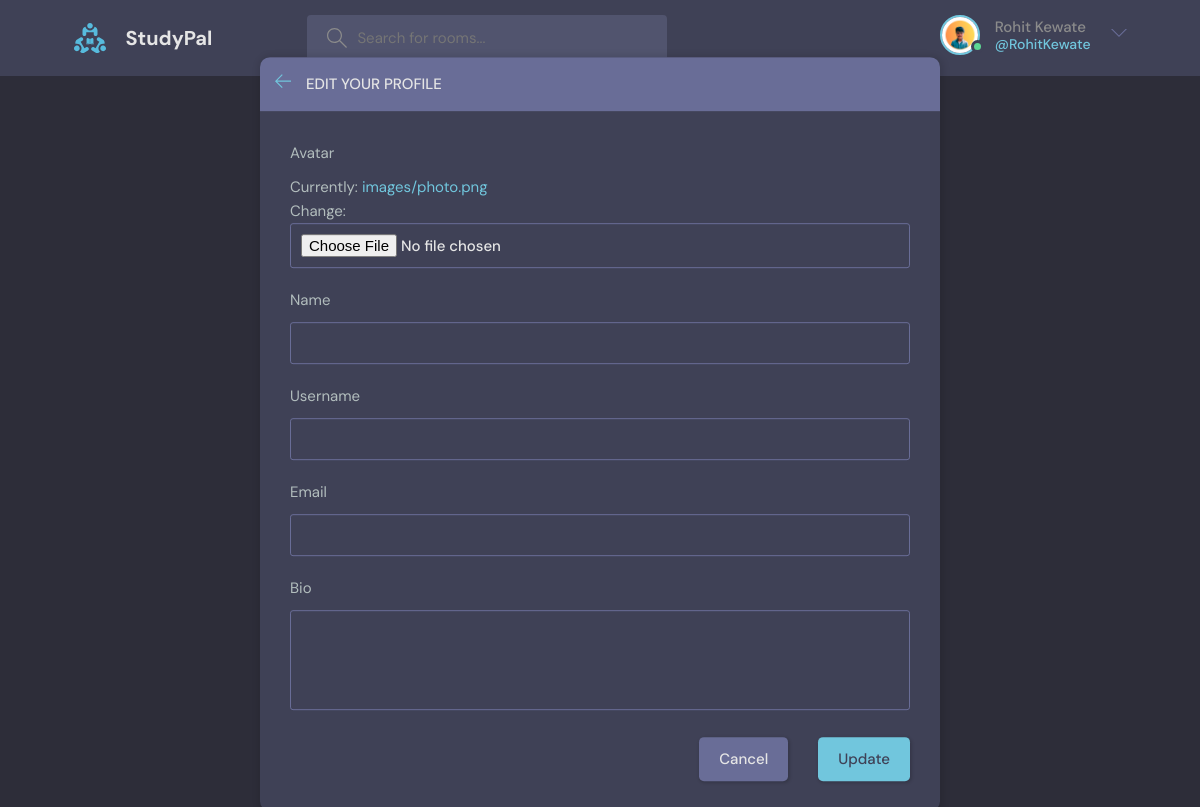
The page /update-user/ (signed in) on the database its author committed.
### base/models.py (models this page shows)
class User(AbstractUser):
    name = models.CharField(max_length=200, null=True)
    email = models.EmailField(unique=True, null=True)
    bio = models.TextField(null=True)
    avatar = models.ImageField(null= True, default="avatar.svg",upload_to ='images/')
    USERNAME_FIELD = 'email'
    REQUIRED_FIELDS = []

### base/views.py (the view)
# urls.py: path('update-user/', views.updateUser, name="update-user-page"),
@login_required(login_url='login-page')
def updateUser(request):
   user = request.user
   form = UserForm(request.POST, request.FILES ,instance=user)
   if request.method == 'POST':
      form = UserForm(request.POST, instance=user)
      if form.is_valid():
         form.save()
         return redirect('user-profile-page', pk = user.id )
   return render(request,'base/update-user.html',{ 'form':form })

### base/forms.py
class UserForm(ModelForm):
    class Meta:
        model = User
        fields = ['avatar','name','username', 'email', 'bio']

### base/templates/base/update-user.html (shortened to what this page needs)
{% extends 'base.html' %}
{% load static %}
{% block content %}
<main class="update-account layout">
  <div class="container">
      <div class="layout__box">
          <div class="layout__boxHeader">
              <div class="layout__boxTitle">
                  <a href="{% url 'home-page' %}">
                      <svg version="1.1" xmlns="http://www.w3.org/2000/svg" width="32" height="32"
                          viewBox="0 0 32 32">
                          <title>arrow-left</title>
                          <path
                              d="M13.723 2.286l-13.723 13.714 13.719 13.714 1.616-1.611-10.96-10.96h27.625v-2.286h-27.625l10.965-10.965-1.616-1.607z">
                          </path>
                      </svg>
                  </a>
                  <h3>Edit your profile</h3>
              </div>
          </div>
          <div class="layout__body">
              <form class="form" action="" method="POST" enctype="multipart/form-data">
                {% for field in form %}
                <div class="form__group">
                  <label for="profile_pic">{{ field.label }}</label>
                  {{ field }}
                </div>
                {% endfor %}
                  <div class="form__action">
                      <a class="btn btn--dark" href="{% url 'user-profile-page' user.id  %}">Cancel</a>
                      <button class="btn btn--main" type="submit">Update</button>
                  </div>
              </form>
          </div>
      </div>
  </div>
</main>
{% endblock content %}

### templates/navbar.html (shortened to what this page needs)
{% load static %}
<header class="header header--loggedIn">
    <div class="container">
      <a href="{% url 'home-page' %}" class="header__logo">
        <img src=" {% static 'images/logo.svg' %}" />
        <h1>StudyPal</h1>
      </a>
      <form class="header__search" method="GET" action="{% url 'home-page' %}">
        <label>
          <input type="text" name="q" placeholder="Search for rooms..." />
        </label>
      </form>
      <nav class="header__menu">
        {% if request.user.is_authenticated %}
        <div class="header__user">
          <a href="{% url 'user-profile-page' user.id  %}">
            <div class="avatar avatar--medium active">
              <img src="{{ request.user.avatar.url }}" />
            </div>
            <p>{{ request.user.name }} <span>@{{ request.user.username }}</span></p>
          </a>
          <button class="dropdown-button">
            <svg version="1.1" xmlns="http://www.w3.org/2000/svg" width="32" height="32" viewBox="0 0 32 32">
              <title>chevron-down</title>
              <path d="M16 21l-13-13h-3l16 16 16-16h-3l-13 13z"></path>
            </svg>
          </button>
        </div>
        {% else %}
        <a href="{% url 'login-page' %}">
          <img src="{% static 'images/avatar.svg' %}" />
          <p>Login</p>
        </a>
        {% endif %}
      </nav>
    </div>
</header>

### rows shown on the page
User: user.avatar (picture), user.name "Rohit Kewate", user.username "RohitKewate"

### other values the page prints
{{ field.label }} "Avatar" "Name" "Username" "Email" "Bio"
